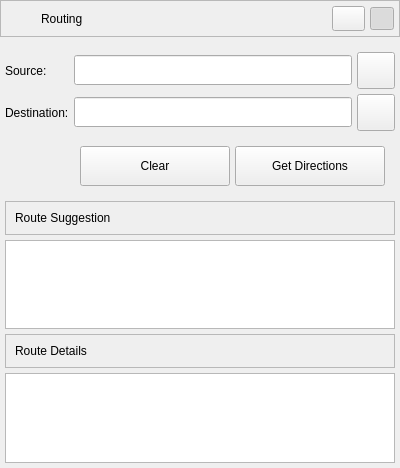
<?xml version="1.0" encoding="UTF-8"?>
<!--
 Generated by Qt.

 Copyright (C) Sapura Secured Technologies, 2016-2024. All Rights Reserved.

 @file
 @version $Id: GisRouting.ui 1833 2024-03-25 07:55:22Z hazim.rujhan $
-->
<ui version="4.0">
 <class>GisRouting</class>
 <widget class="QWidget" name="GisRouting">
  <property name="geometry">
   <rect>
    <x>0</x>
    <y>0</y>
    <width>400</width>
    <height>468</height>
   </rect>
  </property>
  <layout class="QVBoxLayout" name="verticalLayout">
   <property name="spacing">
    <number>0</number>
   </property>
   <property name="leftMargin">
    <number>0</number>
   </property>
   <property name="topMargin">
    <number>0</number>
   </property>
   <property name="rightMargin">
    <number>0</number>
   </property>
   <property name="bottomMargin">
    <number>0</number>
   </property>
   <item>
    <widget class="QFrame" name="routingFrame">
     <property name="sizePolicy">
      <sizepolicy hsizetype="Preferred" vsizetype="Preferred">
       <horstretch>0</horstretch>
       <verstretch>0</verstretch>
      </sizepolicy>
     </property>
     <property name="maximumSize">
      <size>
       <width>16777215</width>
       <height>16777215</height>
      </size>
     </property>
     <property name="frameShape">
      <enum>QFrame::NoFrame</enum>
     </property>
     <property name="frameShadow">
      <enum>QFrame::Raised</enum>
     </property>
     <layout class="QVBoxLayout" name="verticalLayout_8">
      <property name="spacing">
       <number>0</number>
      </property>
      <property name="leftMargin">
       <number>0</number>
      </property>
      <property name="topMargin">
       <number>0</number>
      </property>
      <property name="rightMargin">
       <number>0</number>
      </property>
      <property name="bottomMargin">
       <number>0</number>
      </property>
      <item>
       <widget class="QFrame" name="routeTitleFrame">
        <property name="maximumSize">
         <size>
          <width>16777215</width>
          <height>37</height>
         </size>
        </property>
        <property name="frameShape">
         <enum>QFrame::StyledPanel</enum>
        </property>
        <property name="frameShadow">
         <enum>QFrame::Raised</enum>
        </property>
        <layout class="QHBoxLayout" name="horizontalLayout_8">
         <property name="spacing">
          <number>5</number>
         </property>
         <property name="leftMargin">
          <number>5</number>
         </property>
         <property name="topMargin">
          <number>5</number>
         </property>
         <property name="rightMargin">
          <number>5</number>
         </property>
         <property name="bottomMargin">
          <number>5</number>
         </property>
         <item>
          <widget class="QLabel" name="routeIconLbl">
           <property name="maximumSize">
            <size>
             <width>30</width>
             <height>30</height>
            </size>
           </property>
           <property name="pixmap">
            <pixmap resource="Resources.qrc">:/Images/images/icon_route.png</pixmap>
           </property>
           <property name="scaledContents">
            <bool>true</bool>
           </property>
          </widget>
         </item>
         <item>
          <widget class="QLabel" name="routeLbl">
           <property name="text">
            <string>Routing</string>
           </property>
          </widget>
         </item>
         <item>
          <widget class="QToolButton" name="floatButton">
           <property name="toolTip">
            <string>Float</string>
           </property>
           <property name="icon">
            <iconset resource="Resources.qrc">
             <normaloff>:/Images/images/icon_float_up.png</normaloff>
             <normalon>:/Images/images/icon_float_down.png</normalon>
             :/Images/images/icon_float_up.png</iconset>
           </property>
           <property name="iconSize">
            <size>
             <width>25</width>
             <height>25</height>
            </size>
           </property>
           <property name="checkable">
            <bool>true</bool>
           </property>
          </widget>
         </item>
         <item>
          <widget class="QToolButton" name="toggleBtn">
           <property name="icon">
            <iconset resource="Resources.qrc">
             <normaloff>:/Images/images/icon_downward.png</normaloff>
             <normalon>:/Images/images/icon_upward.png</normalon>
             :/Images/images/icon_downward.png</iconset>
           </property>
           <property name="checkable">
            <bool>true</bool>
           </property>
           <property name="checked">
            <bool>true</bool>
           </property>
           <property name="autoRaise">
            <bool>true</bool>
           </property>
          </widget>
         </item>
        </layout>
       </widget>
      </item>
      <item>
       <widget class="QFrame" name="routeFrame">
        <property name="sizePolicy">
         <sizepolicy hsizetype="Preferred" vsizetype="Expanding">
          <horstretch>0</horstretch>
          <verstretch>0</verstretch>
         </sizepolicy>
        </property>
        <property name="maximumSize">
         <size>
          <width>16777215</width>
          <height>16777215</height>
         </size>
        </property>
        <property name="frameShape">
         <enum>QFrame::NoFrame</enum>
        </property>
        <property name="frameShadow">
         <enum>QFrame::Raised</enum>
        </property>
        <layout class="QVBoxLayout" name="verticalLayout_11">
         <property name="spacing">
          <number>5</number>
         </property>
         <property name="leftMargin">
          <number>5</number>
         </property>
         <property name="topMargin">
          <number>5</number>
         </property>
         <property name="rightMargin">
          <number>5</number>
         </property>
         <property name="bottomMargin">
          <number>5</number>
         </property>
         <item>
          <layout class="QGridLayout" name="routeGLayout">
           <property name="topMargin">
            <number>10</number>
           </property>
           <item row="0" column="1">
            <widget class="QLineEdit" name="sourceEdit">
             <property name="minimumSize">
              <size>
               <width>0</width>
               <height>30</height>
              </size>
             </property>
            </widget>
           </item>
           <item row="0" column="2">
            <widget class="QToolButton" name="srcBtn">
             <property name="toolTip">
              <string>Set source</string>
             </property>
             <property name="icon">
              <iconset resource="Resources.qrc">
               <normaloff>:/Images/images/icon_dropPin.png</normaloff>
               :/Images/images/icon_dropPin.png</iconset>
             </property>
             <property name="iconSize">
              <size>
               <width>30</width>
               <height>30</height>
              </size>
             </property>
            </widget>
           </item>
           <item row="0" column="0">
            <widget class="QLabel" name="sourceLbl">
             <property name="text">
              <string>Source:</string>
             </property>
            </widget>
           </item>
           <item row="1" column="2">
            <widget class="QToolButton" name="dstBtn">
             <property name="toolTip">
              <string>Set destination</string>
             </property>
             <property name="icon">
              <iconset resource="Resources.qrc">
               <normaloff>:/Images/images/icon_dropPin.png</normaloff>
               :/Images/images/icon_dropPin.png</iconset>
             </property>
             <property name="iconSize">
              <size>
               <width>30</width>
               <height>30</height>
              </size>
             </property>
            </widget>
           </item>
           <item row="1" column="1">
            <widget class="QLineEdit" name="destinationEdit">
             <property name="minimumSize">
              <size>
               <width>0</width>
               <height>30</height>
              </size>
             </property>
            </widget>
           </item>
           <item row="1" column="0">
            <widget class="QLabel" name="destinationLbl">
             <property name="text">
              <string>Destination:</string>
             </property>
            </widget>
           </item>
          </layout>
         </item>
         <item>
          <layout class="QHBoxLayout" name="routeHLayout">
           <property name="topMargin">
            <number>10</number>
           </property>
           <property name="rightMargin">
            <number>10</number>
           </property>
           <property name="bottomMargin">
            <number>10</number>
           </property>
           <item>
            <spacer name="routeHSpacer">
             <property name="orientation">
              <enum>Qt::Horizontal</enum>
             </property>
             <property name="sizeHint" stdset="0">
              <size>
               <width>40</width>
               <height>20</height>
              </size>
             </property>
            </spacer>
           </item>
           <item>
            <widget class="QPushButton" name="clearBtn">
             <property name="minimumSize">
              <size>
               <width>150</width>
               <height>40</height>
              </size>
             </property>
             <property name="text">
              <string>Clear</string>
             </property>
            </widget>
           </item>
           <item>
            <widget class="QPushButton" name="routeBtn">
             <property name="minimumSize">
              <size>
               <width>150</width>
               <height>40</height>
              </size>
             </property>
             <property name="text">
              <string>Get Directions</string>
             </property>
            </widget>
           </item>
          </layout>
         </item>
         <item>
          <widget class="QFrame" name="routeSuggestFrame">
           <property name="frameShape">
            <enum>QFrame::StyledPanel</enum>
           </property>
           <property name="frameShadow">
            <enum>QFrame::Raised</enum>
           </property>
           <layout class="QVBoxLayout" name="verticalLayout_2">
            <item>
             <widget class="QLabel" name="routeSuggestLbl">
              <property name="text">
               <string>Route Suggestion</string>
              </property>
             </widget>
            </item>
           </layout>
          </widget>
         </item>
         <item>
          <widget class="QTableWidget" name="tableWidget"/>
         </item>
         <item>
          <widget class="QFrame" name="routeDetailsFrame">
           <property name="frameShape">
            <enum>QFrame::StyledPanel</enum>
           </property>
           <property name="frameShadow">
            <enum>QFrame::Raised</enum>
           </property>
           <layout class="QVBoxLayout" name="verticalLayout_3">
            <item>
             <widget class="QLabel" name="routeDetailsLbl">
              <property name="text">
               <string>Route Details</string>
              </property>
             </widget>
            </item>
           </layout>
          </widget>
         </item>
         <item>
          <widget class="QColumnView" name="columnView"/>
         </item>
        </layout>
       </widget>
      </item>
     </layout>
    </widget>
   </item>
  </layout>
 </widget>
 <resources>
  <include location="Resources.qrc"/>
 </resources>
 <connections/>
</ui>
